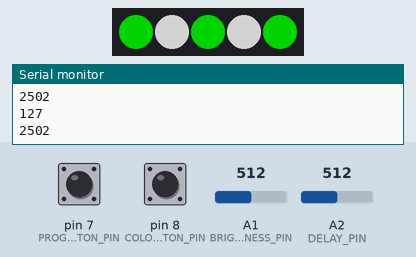
This sketch was run on a simulated Arduino Uno, built with avr-gcc and run on an emulated ATmega328P. On the bench: 5 RGB LEDs in strip order, left to right, the last lines printed to the serial monitor. The inputs (shaded band) are chosen by the test bench; at power-on: A1 (BRIGHTNESS_PIN) = 512, pin 7 (PROGRAM_BUTTON_PIN) LOW, pin 8 (COLOR_BUTTON_PIN) LOW, A2 (DELAY_PIN) = 512. Dim RGB values are drawn brighter than linear; random numbers use the default seed unless the sketch sets one.

Above: at 1.2 s.
1.3 s: A1 (BRIGHTNESS_PIN) set to 0
At 2.0 s:
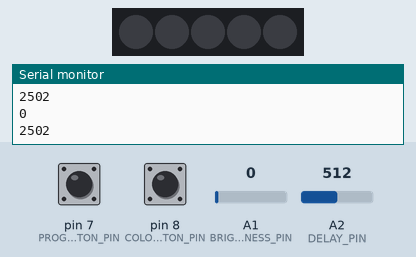
2.8 s: A1 (BRIGHTNESS_PIN) set to 20
At 4.0 s:
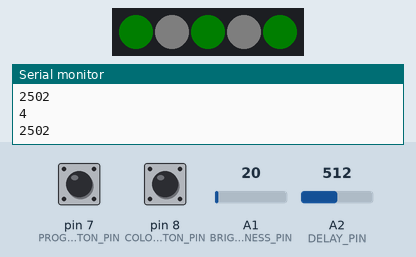
4.3 s: pin 7 (PROGRAM_BUTTON_PIN) pulled HIGH for 0.15 s
At 4.7 s:
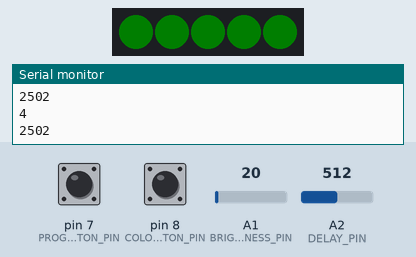
5.9 s: pin 8 (COLOR_BUTTON_PIN) pulled HIGH for 0.15 s
At 6.8 s:
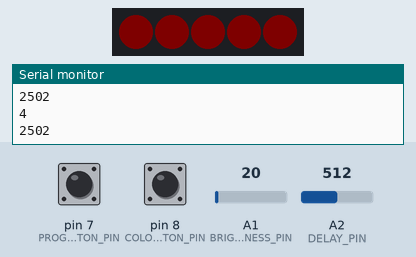
7.5 s: pin 7 (PROGRAM_BUTTON_PIN) pulled HIGH for 1 s
At 10.9 s:
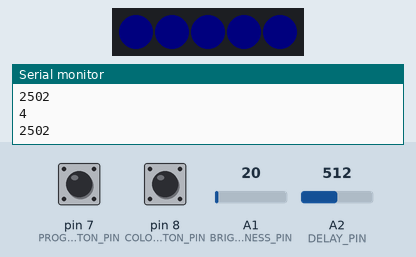
11.5 s: A2 (DELAY_PIN) set to 245
At 14.4 s:
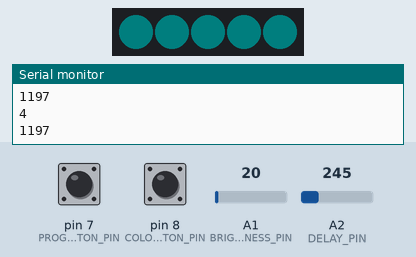
Timing chart, 0 to 15.5 s (numbered marks = the images above; inputs shaded):
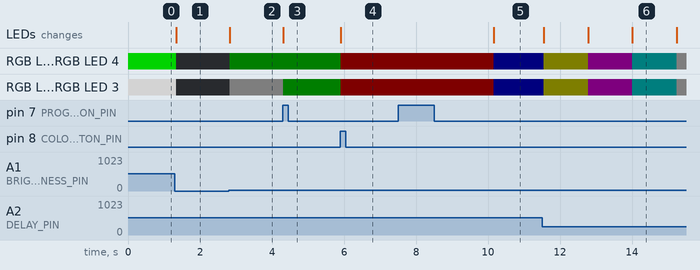

The sketch:

JuengerLighthouse.ino
```cpp
#include<Arduino.h>
#include <Adafruit_NeoPixel.h>

#define LED_PIN 5
#define PROGRAM_BUTTON_PIN 7
#define COLOR_BUTTON_PIN 8
#define BRIGHTNESS_PIN 1
#define DELAY_PIN 2

#define NUMPIXELS 5

#define MAX_BRIGHTNESS 255
#define MAX_DELAY 5000
#define BASE_DELAY 50

#define NUM_PROGRAMS 5
#define NUM_COLORS 7

#define MIN_RANDOM_BRIGHTNESS 0.5

Adafruit_NeoPixel pixels(NUMPIXELS, LED_PIN, NEO_GRB + NEO_KHZ800);

void readProgramButton();
void readColorButton();
void readBrightnessPoti();
void readDelayPoti();

//Single color
//Color switch
//Color fade
//Running lights (single light upward)
//Running lights (double opposing)
//Running lights double spiral
//Random color all
//Random color + on/off
void lighthouse();
void singleColor();
void switchColors();
void fadeColors();
void randomColors();

typedef void (*Programs)();
Programs programs[] =  {lighthouse, singleColor, switchColors, fadeColors, randomColors};
//Programs programs[] =  {singleColor, switchColors, fadeColors, runningLightSingleUpwards, runningLightDoubleOpposing, runningLightSpiral, randomColors, randomColorsOnOff};

//singleColor                   good
//switchColors                  good
//fadeColors                    good
//runningLightSingleUpwards     flicker
//runningLightDoubleOpposing    good
//runningLightSpiral            unknown
//randomColors                  good
//randomColorsOnOff             good

float red[]   = {1,0,0,1,0,1,1};
float green[] = {0,1,0,1,1,0,1};
float blue[]  = {0,0,1,0,1,1,1};

int current_program = 0;
int current_color = 0;
float current_red[] = {1,1,1,1,1};
float current_green[] = {1,1,1,1,1};
float current_blue[] = {1,1,1,1,1};
int current_brightness = 0;
int current_delay = MAX_DELAY;
int delayedTime = 0;
int selected_color = 0;
int programstate = 0;
int last_program_button_state = LOW;
int last_color_button_state = LOW;

void setup() {
  pinMode(PROGRAM_BUTTON_PIN, INPUT);
  pinMode(COLOR_BUTTON_PIN, INPUT);
  Serial.begin(115200);
  pixels.begin();
}

void loop() {
  readProgramButton();
  readColorButton();
  readBrightnessPoti();
  readDelayPoti();

  Serial.println(current_brightness);
  Serial.println(current_delay);

  programs[current_program]();
  showPixels();

  delay(BASE_DELAY);
  delayedTime += BASE_DELAY;
}

void readProgramButton() {
  int button_state = digitalRead(PROGRAM_BUTTON_PIN);
  if(button_state == HIGH && last_program_button_state == LOW) {
    last_program_button_state = HIGH;
    programstate = 0;
    ++current_program %= NUM_PROGRAMS;
    delayedTime = MAX_DELAY;
  }else if(button_state == LOW) {
    last_program_button_state = LOW;
  }
}

void readColorButton() {
  int button_state = digitalRead(COLOR_BUTTON_PIN);
  if(button_state == HIGH && last_color_button_state == LOW) {
    last_color_button_state = HIGH;
    ++selected_color %= NUM_COLORS;
    current_color = selected_color;
    delayedTime = MAX_DELAY;
  }else if(button_state == LOW) {
    last_color_button_state = LOW;
  }
}

void readBrightnessPoti() {
  current_brightness = (int)(analogRead(BRIGHTNESS_PIN) / 1023.0 * MAX_BRIGHTNESS);
}

void readDelayPoti() {
  current_delay = (int)(analogRead(DELAY_PIN) / 1023.0 * MAX_DELAY);
}

void lighthouse() {
  selected_color %= 2;

  if(selected_color == 0) {
    setColor(0, 1, 0, 0);
    setColor(1, 1, 1, 1);
    setColor(2, 1, 0, 0);
    setColor(3, 1, 1, 1);
    setColor(4, 1, 0, 0);
  }
  else{
    setColor(0, 1, 1, 1);
    setColor(1, 1, 0, 0);
    setColor(2, 1, 1, 1);
    setColor(3, 1, 0, 0);
    setColor(4, 1, 1, 1);
  }
}

void singleColor() {
  setColorAll(red[current_color], green[current_color], blue[current_color]);
}

void switchColors() {
  if(delayedTime >= current_delay) {
    setColorAll(red[current_color], green[current_color], blue[current_color]);
    ++current_color %= NUM_COLORS;
    delayedTime = 0;
  }
}

void fadeColors() {
  if(delayedTime >= (current_delay / 70.0)) {
    float r,g,b;
    if(programstate < 10) {
      r =  1;
      g = programstate / 10.0;
      b = 0;
    }
    else if(programstate < 20) {
      r = 1 - ((programstate-10) / 10.0);
      g = 1;
      b = 0;
    }
    else if(programstate < 30) {
      r = 0;
      g = 1;
      b = (programstate - 20) / 10.0;
    }
    else if(programstate < 40) {
      r = 0;
      g = 1 - ((programstate - 30) / 10.0);
      b = 1;
    }
    else if(programstate < 50) {
      r = ((programstate - 40) / 10.0);
      g = 0;
      b = 1;
    }
    else if(programstate < 60) {
      r = 1;
      g = ((programstate - 50) / 10.0);
      b = 1;
    }
    else if(programstate < 70) {
      r = 1;
      g = 1 - ((programstate - 60) / 10.0);
      b = 1 - ((programstate - 60) / 10.0);
    }
    setColorAll(r,g,b);
    ++programstate %= 70;
    delayedTime = 0;
  }
}

void randomColors() {
  if(delayedTime >= current_delay) {
    for(int i = 0; i < NUMPIXELS; i++) {
      float r,g,b;

      do {
        r = random(0,1000) / 1000.0;
        g = random(0,1000) / 1000.0;
        b = random(0,1000) / 1000.0;
      }while(r < MIN_RANDOM_BRIGHTNESS && g < MIN_RANDOM_BRIGHTNESS && b < MIN_RANDOM_BRIGHTNESS);

      setColor(i, r, g, b);
      delayedTime = 0;
    }
  }
}

void setColorAll(float red, float green, float blue) {
  for(int i = 0; i < NUMPIXELS; i++) {
    current_red[i] = red;
    current_green[i] = green;
    current_blue[i] = blue;
  }
}

void setColor(int pixel, float red, float green, float blue) {
  current_red[pixel] = red;
  current_green[pixel] = green;
  current_blue[pixel] = blue;
}

void showPixels() {
  for(int i = 0; i < NUMPIXELS; i++) {
    pixels.setPixelColor(i, current_green[i] * current_brightness, current_red[i] * current_brightness, current_blue[i] * current_brightness);
  }
  pixels.show();
}
```

Measured:
- after the input at 1.3 s, RGB LED 0, RGB LED 2, RGB LED 4: RGB(0, 127, 0) → off at once; RGB LED 1, RGB LED 3: RGB(127, 127, 127) → off at once; the LEDs: change at once (image 1)
- after the input at 2.8 s, RGB LED 0, RGB LED 2, RGB LED 4: off → RGB(0, 4, 0) at once; RGB LED 1, RGB LED 3: off → RGB(4, 4, 4) at once; the LEDs: change at once (image 2)
- after the input at 4.3 s, RGB LED 1, RGB LED 3: RGB(4, 4, 4) → RGB(0, 4, 0) at once; the LEDs: change at once (image 3)
- after the input at 5.9 s, RGB LED 0–4: RGB(0, 4, 0) → RGB(4, 0, 0) at once; the LEDs: change at once (image 4)
- after the input at 7.5 s, RGB LED 0–4: RGB(4, 0, 0) → RGB(0, 0, 4) after 2.7 s; the LEDs: change after 2.7 s (image 5)
